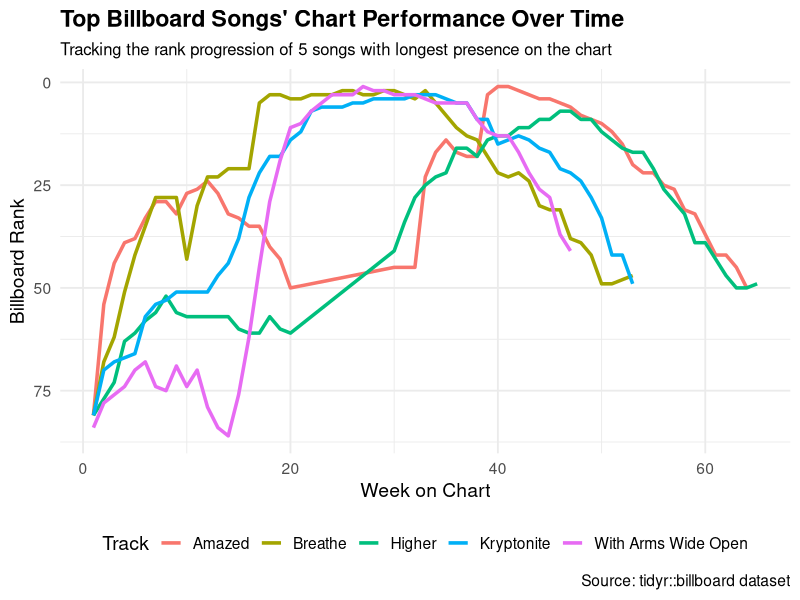

The R source for this figure:
## ---- chunk 1
suppressPackageStartupMessages(library(tidyverse))
## ---- chunk 2
#| message: false
library(tidyr)

# Load the billboard dataset
data("billboard", package = "tidyr")

# Reshape the data: pivot week columns into long format
billboard_long <- billboard %>%
  pivot_longer(
    cols = starts_with("wk"),
    names_to = "week",
    names_prefix = "wk",
    values_to = "rank",
    values_drop_na = TRUE
  ) %>%
  mutate(week = as.integer(week))

# Plot: Top 5 songs with most weeks on the chart
top_songs <- billboard_long %>%
  count(track, sort = TRUE) %>%
  slice_max(n, n = 5) %>%
  pull(track)

billboard_long %>%
  filter(track %in% top_songs) %>%
  ggplot(aes(x = week, y = rank, color = track)) +
  geom_line(linewidth = 1.2, show.legend = TRUE) +
  scale_y_reverse() +  # Rank 1 at top
  labs(
    title = "Top Billboard Songs' Chart Performance Over Time",
    subtitle = "Tracking the rank progression of 5 songs with longest presence on the chart",
    x = "Week on Chart",
    y = "Billboard Rank",
    color = "Track",
    caption = "Source: tidyr::billboard dataset"
  ) +
  theme_minimal(base_size = 14) +
  theme(
    plot.title = element_text(face = "bold"),
    plot.subtitle = element_text(size = 12),
    legend.position = "bottom"
  )

